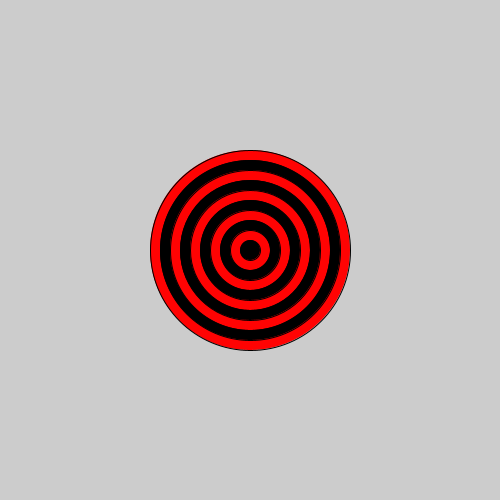
Frame 1 (no input)
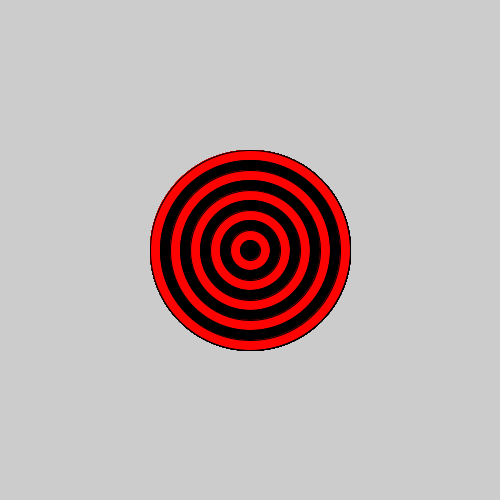
Frame 60 (the mouse pressed at the canvas centre just before this capture)
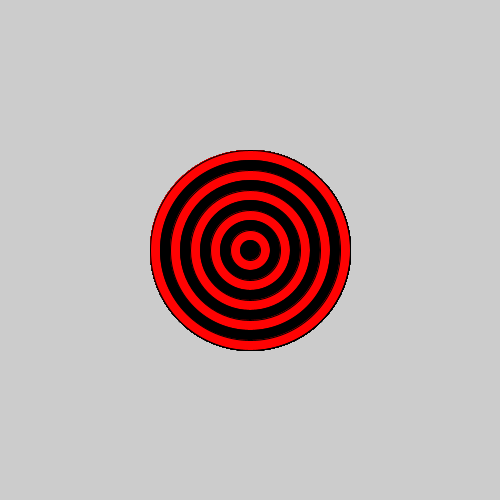
Frame 120 (the mouse held since frame 60 and released just before this capture)

The Processing sketch that drew these frames (run headless with seeded random() and noise(); from frame 60 on, the mouse is pressed at the canvas centre):

// Processing sketch: bullseye
// ── bullseye.pde

void setup() {

  // set the size of your sketch
  size(500, 500);
}

void draw() {

  //Starting with the largest ellipse, use a for loop to draw a bullseye with ellipses.
  for (int i = 10; i > 0; i--) {
    if (i % 2 == 0) {
      fill(#FF0303);
    } else {
      fill(0);
    }
    ellipse(250, 250, i * 20, i * 20);
  }
  //Use an if statement and modulo to alternate the color of your rings.
}
